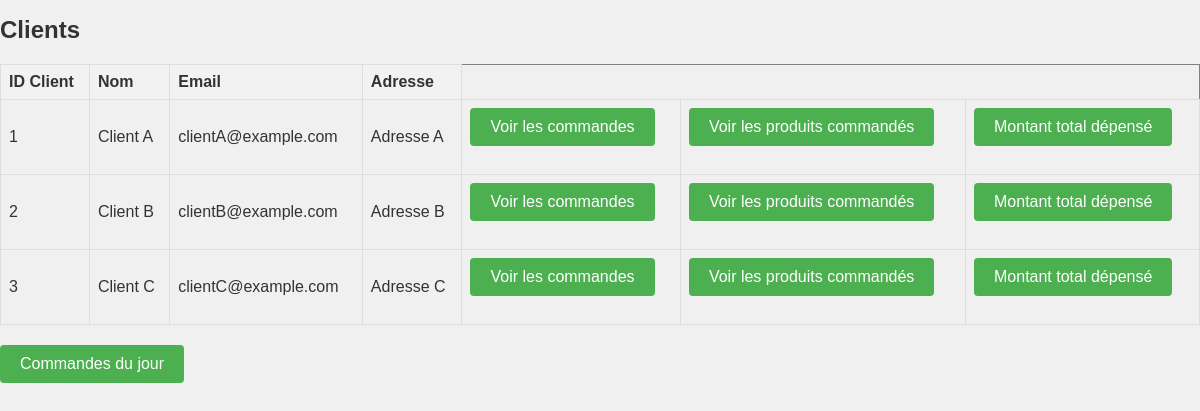
The page /table/clients on the database as committed earlier.
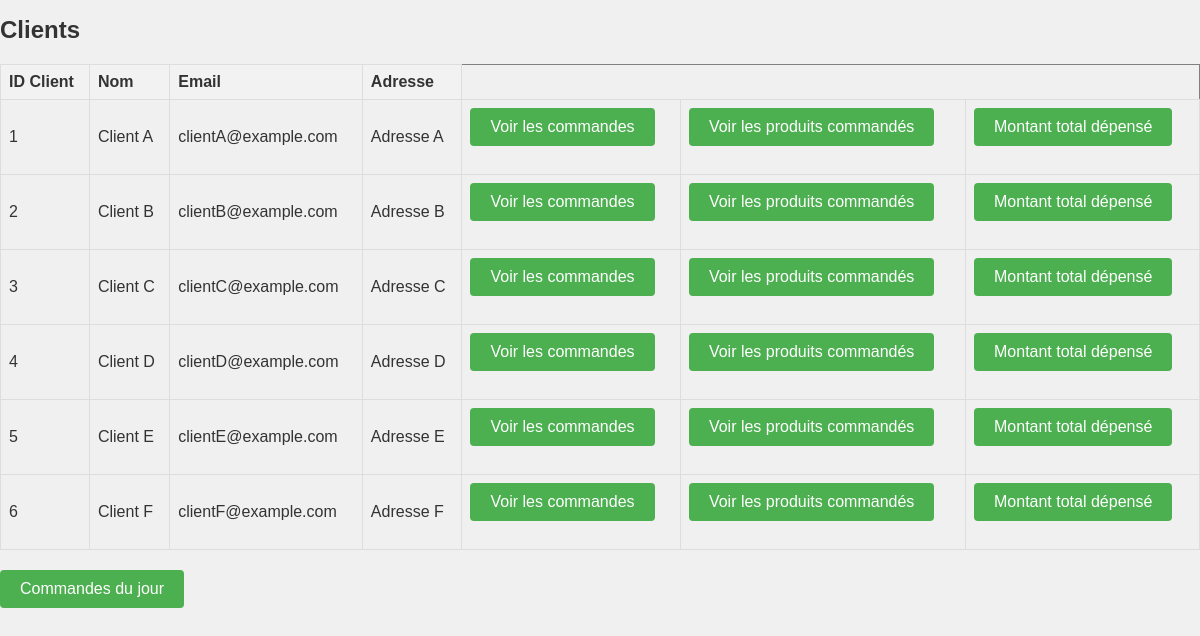
The same page on the database as committed later.
### tables this page shows
CREATE TABLE clients(
            id_client INTEGER PRIMARY KEY AUTOINCREMENT, 
            nom TEXT,
            email TEXT, 
            adresse TEXT
        );

### affichage.py (the view)
@app.route('/table/clients')
def afficher_clients():
    donnees_clients = obtenir_donnees('clients')
    return render_template('clients.html', titre='Clients', donnees=donnees_clients)

### affichage.py (called while the page is built)
def obtenir_donnees(table_name):
    conn = sqlite3.connect('OnlineStore2.db')
    cursor = conn.cursor()
    cursor.execute(f"SELECT * FROM {table_name};")
    rows = cursor.fetchall()
    conn.close()
    return rows

### templates/clients.html (shortened to what this page needs)
<!DOCTYPE html>
<html lang="fr">
<head>
    <link rel="stylesheet" href="../static/css/styles.css">
</head>
<body>
    <h1>{{ titre }}</h1>
    <table border="1">
        <thead>
            <tr>
                <th>ID Client</th>
                <th>Nom</th>
                <th>Email</th>
                <th>Adresse</th>
            </tr>
        </thead>
        <tbody>
            {% for client in donnees %}
                <tr>
                    <td>{{ client[0] }}</td>
                    <td>{{ client[1] }}</td>
                    <td>{{ client[2] }}</td>
                    <td>{{ client[3] }}</td>
                    <td>
                        <form action="/commandes/{{ client[0] }}" method="GET">
                            <input type="submit" value="Voir les commandes">
                        </form>
                    </td>
                    <td>
                        <form action="/produits_commandes/{{ client[0] }}" method="GET">
                            <input type="submit" value="Voir les produits commandés">
                        </form>
                    </td>
                    <td>
                        <form action="/client_depense/{{ client[0] }}" method="GET">
                            <input type="submit" value="Montant total dépensé">
                        </form>
                    </td>
                </tr>
            {% endfor %}
        </tbody>
    </table>
    <form action="/commandes_ce_jour/">
        <input type="submit" value="Commandes du jour">
    </form>
</body>
</html>

### static/css/styles.css (style rules this page uses)
body { font-family: Arial, sans-serif; margin: 0; padding: 0; background-color: #f0f0f0; color: #333; }
h1 { font-size: 24px; margin-bottom: 20px; }
table { border-collapse: collapse; width: 100%; margin-bottom: 20px; }
th, td { border: 1px solid #dddddd; text-align: left; padding: 8px; }
th { background-color: #f2f2f2; }
form { margin-bottom: 20px; }
form input[type="submit"] { padding: 10px 20px; background-color: #4CAF50; color: white; border: none; border-radius: 4px; cursor: pointer; font-size: 16px; }

Rows that differ between the two databases and show on the page:
added clients: id_client "4", nom "Client D", email "clientD@example.com", adresse "Adresse D"
added clients: id_client "5", nom "Client E", email "clientE@example.com", adresse "Adresse E"
added clients: id_client "6", nom "Client F", email "clientF@example.com", adresse "Adresse F"
